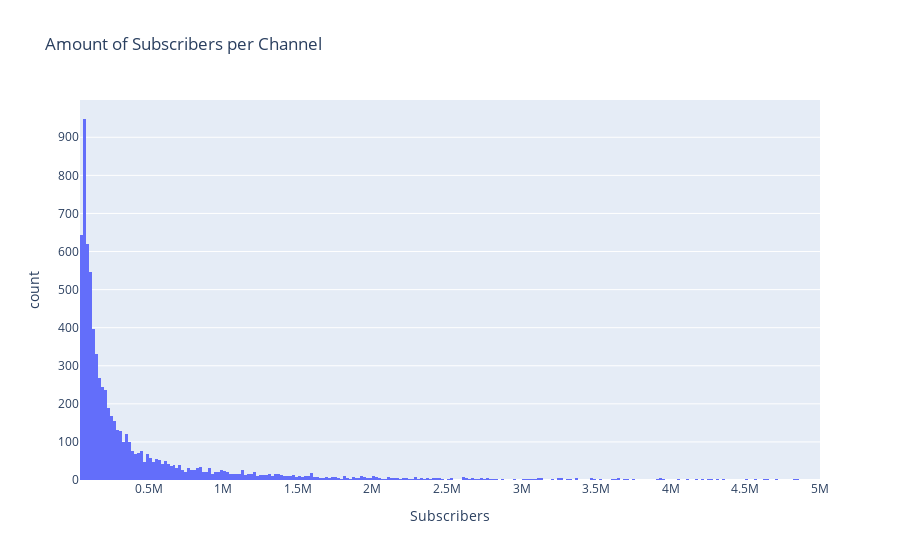

The notebook cell this image was saved under:
### Code cell
px.histogram(title='Amount of Subscribers per Channel',data_frame = subs_df,
             x = 'Subscribers',nbins = 350)

### Figure 1 — Plotly figure (JSON) as saved in the notebook; plotly's stock layout.template omitted (floating-point values rounded to 4 significant figures; data arrays with more than 128 entries replaced by an {"elided": "..."} marker saying what was removed)
{"data": [{"alignmentgroup": "True", "bingroup": "x", "hovertemplate": "Subscribers=%{x}<br>count=%{y}<extra></extra>", "legendgroup": "", "marker": {"color": "#636efa"}, "name": "", "nbinsx": 350, "offsetgroup": "", "orientation": "v", "showlegend": false, "type": "histogram", "x": {"elided": "7470 int values"}, "xaxis": "x", "yaxis": "y"}], "layout": {"barmode": "relative", "legend": {"tracegroupgap": 0}, "title": {"text": "Amount of Subscribers per Channel"}, "xaxis": {"anchor": "y", "domain": [0, 1], "title": {"text": "Subscribers"}}, "yaxis": {"anchor": "x", "domain": [0, 1], "title": {"text": "count"}}}}
